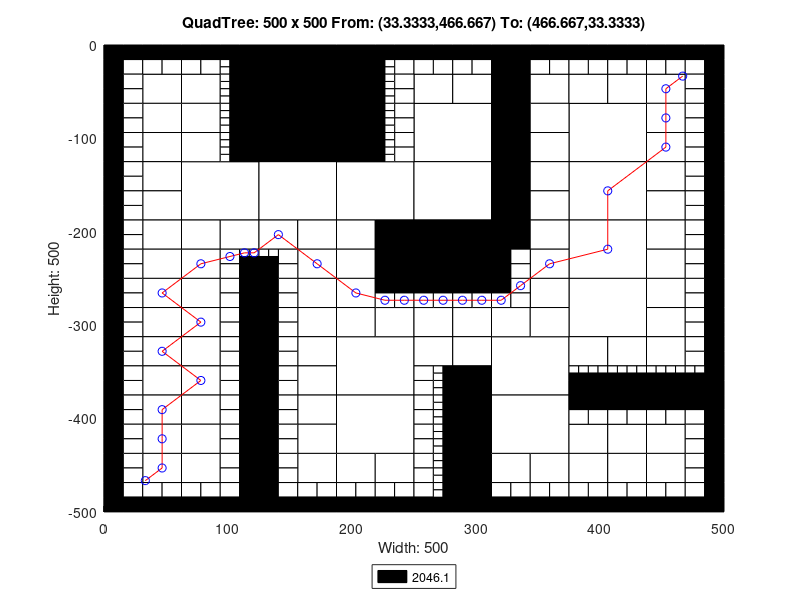

MATLAB code to generate this figure:
axis([0 500 -500 0]);
title('QuadTree: 500 x 500 From: (33.3333,466.667) To: (466.667,33.3333)');
xlabel('Width: 500');
ylabel('Height: 500');
rectangle('Position',[125 -62.5 62.5 62.5], 'FaceColor',[0 0 0]);
rectangle('Position',[125 -125 62.5 62.5], 'FaceColor',[0 0 0]);
rectangle('Position',[62.5 -187.5 62.5 62.5], 'FaceColor',[1 1 1]);
rectangle('Position',[125 -187.5 62.5 62.5], 'FaceColor',[1 1 1]);
rectangle('Position',[187.5 -187.5 62.5 62.5], 'FaceColor',[1 1 1]);
rectangle('Position',[250 -125 62.5 62.5], 'FaceColor',[1 1 1]);
rectangle('Position',[375 -125 62.5 62.5], 'FaceColor',[1 1 1]);
rectangle('Position',[250 -187.5 62.5 62.5], 'FaceColor',[1 1 1]);
rectangle('Position',[250 -250 62.5 62.5], 'FaceColor',[0 0 0]);
rectangle('Position',[375 -187.5 62.5 62.5], 'FaceColor',[1 1 1]);
rectangle('Position',[375 -250 62.5 62.5], 'FaceColor',[1 1 1]);
rectangle('Position',[187.5 -375 62.5 62.5], 'FaceColor',[1 1 1]);
rectangle('Position',[187.5 -437.5 62.5 62.5], 'FaceColor',[1 1 1]);
rectangle('Position',[312.5 -375 62.5 62.5], 'FaceColor',[1 1 1]);
rectangle('Position',[375 -312.5 62.5 62.5], 'FaceColor',[1 1 1]);
rectangle('Position',[312.5 -437.5 62.5 62.5], 'FaceColor',[1 1 1]);
rectangle('Position',[31.25 -62.5 31.25 31.25], 'FaceColor',[1 1 1]);
rectangle('Position',[62.5 -62.5 31.25 31.25], 'FaceColor',[1 1 1]);
rectangle('Position',[31.25 -93.75 31.25 31.25], 'FaceColor',[1 1 1]);
rectangle('Position',[31.25 -125 31.25 31.25], 'FaceColor',[1 1 1]);
rectangle('Position',[62.5 -93.75 31.25 31.25], 'FaceColor',[1 1 1]);
rectangle('Position',[62.5 -125 31.25 31.25], 'FaceColor',[1 1 1]);
rectangle('Position',[187.5 -31.25 31.25 31.25], 'FaceColor',[0 0 0]);
rectangle('Position',[187.5 -62.5 31.25 31.25], 'FaceColor',[0 0 0]);
rectangle('Position',[187.5 -93.75 31.25 31.25], 'FaceColor',[0 0 0]);
rectangle('Position',[187.5 -125 31.25 31.25], 'FaceColor',[0 0 0]);
rectangle('Position',[31.25 -156.25 31.25 31.25], 'FaceColor',[1 1 1]);
rectangle('Position',[31.25 -187.5 31.25 31.25], 'FaceColor',[1 1 1]);
rectangle('Position',[31.25 -218.75 31.25 31.25], 'FaceColor',[1 1 1]);
rectangle('Position',[31.25 -250 31.25 31.25], 'FaceColor',[1 1 1]);
rectangle('Position',[62.5 -218.75 31.25 31.25], 'FaceColor',[1 1 1]);
rectangle('Position',[93.75 -218.75 31.25 31.25], 'FaceColor',[1 1 1]);
rectangle('Position',[62.5 -250 31.25 31.25], 'FaceColor',[1 1 1]);
rectangle('Position',[125 -218.75 31.25 31.25], 'FaceColor',[1 1 1]);
rectangle('Position',[156.25 -218.75 31.25 31.25], 'FaceColor',[1 1 1]);
rectangle('Position',[156.25 -250 31.25 31.25], 'FaceColor',[1 1 1]);
rectangle('Position',[187.5 -218.75 31.25 31.25], 'FaceColor',[1 1 1]);
rectangle('Position',[218.75 -218.75 31.25 31.25], 'FaceColor',[0 0 0]);
rectangle('Position',[187.5 -250 31.25 31.25], 'FaceColor',[1 1 1]);
rectangle('Position',[218.75 -250 31.25 31.25], 'FaceColor',[0 0 0]);
rectangle('Position',[250 -62.5 31.25 31.25], 'FaceColor',[1 1 1]);
rectangle('Position',[281.25 -62.5 31.25 31.25], 'FaceColor',[1 1 1]);
rectangle('Position',[312.5 -31.25 31.25 31.25], 'FaceColor',[0 0 0]);
rectangle('Position',[312.5 -62.5 31.25 31.25], 'FaceColor',[0 0 0]);
rectangle('Position',[343.75 -62.5 31.25 31.25], 'FaceColor',[1 1 1]);
rectangle('Position',[312.5 -93.75 31.25 31.25], 'FaceColor',[0 0 0]);
rectangle('Position',[343.75 -93.75 31.25 31.25], 'FaceColor',[1 1 1]);
rectangle('Position',[312.5 -125 31.25 31.25], 'FaceColor',[0 0 0]);
rectangle('Position',[343.75 -125 31.25 31.25], 'FaceColor',[1 1 1]);
rectangle('Position',[375 -62.5 31.25 31.25], 'FaceColor',[1 1 1]);
rectangle('Position',[406.25 -62.5 31.25 31.25], 'FaceColor',[1 1 1]);
rectangle('Position',[437.5 -62.5 31.25 31.25], 'FaceColor',[1 1 1]);
rectangle('Position',[437.5 -93.75 31.25 31.25], 'FaceColor',[1 1 1]);
rectangle('Position',[437.5 -125 31.25 31.25], 'FaceColor',[1 1 1]);
rectangle('Position',[312.5 -156.25 31.25 31.25], 'FaceColor',[0 0 0]);
rectangle('Position',[343.75 -156.25 31.25 31.25], 'FaceColor',[1 1 1]);
rectangle('Position',[312.5 -187.5 31.25 31.25], 'FaceColor',[0 0 0]);
rectangle('Position',[343.75 -187.5 31.25 31.25], 'FaceColor',[1 1 1]);
rectangle('Position',[312.5 -218.75 31.25 31.25], 'FaceColor',[0 0 0]);
rectangle('Position',[343.75 -218.75 31.25 31.25], 'FaceColor',[1 1 1]);
rectangle('Position',[343.75 -250 31.25 31.25], 'FaceColor',[1 1 1]);
rectangle('Position',[437.5 -156.25 31.25 31.25], 'FaceColor',[1 1 1]);
rectangle('Position',[437.5 -187.5 31.25 31.25], 'FaceColor',[1 1 1]);
rectangle('Position',[437.5 -218.75 31.25 31.25], 'FaceColor',[1 1 1]);
rectangle('Position',[437.5 -250 31.25 31.25], 'FaceColor',[1 1 1]);
rectangle('Position',[31.25 -281.25 31.25 31.25], 'FaceColor',[1 1 1]);
rectangle('Position',[31.25 -312.5 31.25 31.25], 'FaceColor',[1 1 1]);
rectangle('Position',[62.5 -281.25 31.25 31.25], 'FaceColor',[1 1 1]);
rectangle('Position',[62.5 -312.5 31.25 31.25], 'FaceColor',[1 1 1]);
rectangle('Position',[31.25 -343.75 31.25 31.25], 'FaceColor',[1 1 1]);
rectangle('Position',[31.25 -375 31.25 31.25], 'FaceColor',[1 1 1]);
rectangle('Position',[62.5 -343.75 31.25 31.25], 'FaceColor',[1 1 1]);
rectangle('Position',[62.5 -375 31.25 31.25], 'FaceColor',[1 1 1]);
rectangle('Position',[156.25 -281.25 31.25 31.25], 'FaceColor',[1 1 1]);
rectangle('Position',[156.25 -312.5 31.25 31.25], 'FaceColor',[1 1 1]);
rectangle('Position',[187.5 -281.25 31.25 31.25], 'FaceColor',[1 1 1]);
rectangle('Position',[187.5 -312.5 31.25 31.25], 'FaceColor',[1 1 1]);
rectangle('Position',[218.75 -312.5 31.25 31.25], 'FaceColor',[1 1 1]);
rectangle('Position',[156.25 -343.75 31.25 31.25], 'FaceColor',[1 1 1]);
rectangle('Position',[156.25 -375 31.25 31.25], 'FaceColor',[1 1 1]);
rectangle('Position',[31.25 -406.25 31.25 31.25], 'FaceColor',[1 1 1]);
rectangle('Position',[31.25 -437.5 31.25 31.25], 'FaceColor',[1 1 1]);
rectangle('Position',[62.5 -406.25 31.25 31.25], 'FaceColor',[1 1 1]);
rectangle('Position',[62.5 -437.5 31.25 31.25], 'FaceColor',[1 1 1]);
rectangle('Position',[31.25 -468.75 31.25 31.25], 'FaceColor',[1 1 1]);
rectangle('Position',[62.5 -468.75 31.25 31.25], 'FaceColor',[1 1 1]);
rectangle('Position',[156.25 -406.25 31.25 31.25], 'FaceColor',[1 1 1]);
rectangle('Position',[156.25 -437.5 31.25 31.25], 'FaceColor',[1 1 1]);
rectangle('Position',[156.25 -468.75 31.25 31.25], 'FaceColor',[1 1 1]);
rectangle('Position',[187.5 -468.75 31.25 31.25], 'FaceColor',[1 1 1]);
rectangle('Position',[218.75 -468.75 31.25 31.25], 'FaceColor',[1 1 1]);
rectangle('Position',[250 -312.5 31.25 31.25], 'FaceColor',[1 1 1]);
rectangle('Position',[281.25 -312.5 31.25 31.25], 'FaceColor',[1 1 1]);
rectangle('Position',[343.75 -281.25 31.25 31.25], 'FaceColor',[1 1 1]);
rectangle('Position',[312.5 -312.5 31.25 31.25], 'FaceColor',[1 1 1]);
rectangle('Position',[343.75 -312.5 31.25 31.25], 'FaceColor',[1 1 1]);
rectangle('Position',[250 -343.75 31.25 31.25], 'FaceColor',[1 1 1]);
rectangle('Position',[281.25 -343.75 31.25 31.25], 'FaceColor',[1 1 1]);
rectangle('Position',[281.25 -375 31.25 31.25], 'FaceColor',[0 0 0]);
rectangle('Position',[437.5 -281.25 31.25 31.25], 'FaceColor',[1 1 1]);
rectangle('Position',[437.5 -312.5 31.25 31.25], 'FaceColor',[1 1 1]);
rectangle('Position',[375 -343.75 31.25 31.25], 'FaceColor',[1 1 1]);
rectangle('Position',[406.25 -343.75 31.25 31.25], 'FaceColor',[1 1 1]);
rectangle('Position',[437.5 -343.75 31.25 31.25], 'FaceColor',[1 1 1]);
rectangle('Position',[281.25 -406.25 31.25 31.25], 'FaceColor',[0 0 0]);
rectangle('Position',[281.25 -437.5 31.25 31.25], 'FaceColor',[0 0 0]);
rectangle('Position',[281.25 -468.75 31.25 31.25], 'FaceColor',[0 0 0]);
rectangle('Position',[281.25 -500 31.25 31.25], 'FaceColor',[0 0 0]);
rectangle('Position',[312.5 -468.75 31.25 31.25], 'FaceColor',[1 1 1]);
rectangle('Position',[343.75 -468.75 31.25 31.25], 'FaceColor',[1 1 1]);
rectangle('Position',[375 -437.5 31.25 31.25], 'FaceColor',[1 1 1]);
rectangle('Position',[406.25 -437.5 31.25 31.25], 'FaceColor',[1 1 1]);
rectangle('Position',[437.5 -437.5 31.25 31.25], 'FaceColor',[1 1 1]);
rectangle('Position',[375 -468.75 31.25 31.25], 'FaceColor',[1 1 1]);
rectangle('Position',[406.25 -468.75 31.25 31.25], 'FaceColor',[1 1 1]);
rectangle('Position',[437.5 -468.75 31.25 31.25], 'FaceColor',[1 1 1]);
rectangle('Position',[0 -15.625 15.625 15.625], 'FaceColor',[0 0 0]);
rectangle('Position',[15.625 -15.625 15.625 15.625], 'FaceColor',[0 0 0]);
rectangle('Position',[0 -31.25 15.625 15.625], 'FaceColor',[0 0 0]);
rectangle('Position',[15.625 -31.25 15.625 15.625], 'FaceColor',[1 1 1]);
rectangle('Position',[31.25 -15.625 15.625 15.625], 'FaceColor',[0 0 0]);
rectangle('Position',[46.875 -15.625 15.625 15.625], 'FaceColor',[0 0 0]);
rectangle('Position',[31.25 -31.25 15.625 15.625], 'FaceColor',[1 1 1]);
rectangle('Position',[46.875 -31.25 15.625 15.625], 'FaceColor',[1 1 1]);
rectangle('Position',[0 -46.875 15.625 15.625], 'FaceColor',[0 0 0]);
rectangle('Position',[15.625 -46.875 15.625 15.625], 'FaceColor',[1 1 1]);
rectangle('Position',[0 -62.5 15.625 15.625], 'FaceColor',[0 0 0]);
rectangle('Position',[15.625 -62.5 15.625 15.625], 'FaceColor',[1 1 1]);
rectangle('Position',[62.5 -15.625 15.625 15.625], 'FaceColor',[0 0 0]);
rectangle('Position',[78.125 -15.625 15.625 15.625], 'FaceColor',[0 0 0]);
rectangle('Position',[62.5 -31.25 15.625 15.625], 'FaceColor',[1 1 1]);
rectangle('Position',[78.125 -31.25 15.625 15.625], 'FaceColor',[1 1 1]);
rectangle('Position',[93.75 -15.625 15.625 15.625], 'FaceColor',[0 0 0]);
rectangle('Position',[109.375 -15.625 15.625 15.625], 'FaceColor',[0 0 0]);
rectangle('Position',[109.375 -31.25 15.625 15.625], 'FaceColor',[0 0 0]);
rectangle('Position',[109.375 -46.875 15.625 15.625], 'FaceColor',[0 0 0]);
rectangle('Position',[109.375 -62.5 15.625 15.625], 'FaceColor',[0 0 0]);
rectangle('Position',[0 -78.125 15.625 15.625], 'FaceColor',[0 0 0]);
rectangle('Position',[15.625 -78.125 15.625 15.625], 'FaceColor',[1 1 1]);
rectangle('Position',[0 -93.75 15.625 15.625], 'FaceColor',[0 0 0]);
rectangle('Position',[15.625 -93.75 15.625 15.625], 'FaceColor',[1 1 1]);
rectangle('Position',[0 -109.375 15.625 15.625], 'FaceColor',[0 0 0]);
rectangle('Position',[15.625 -109.375 15.625 15.625], 'FaceColor',[1 1 1]);
rectangle('Position',[0 -125 15.625 15.625], 'FaceColor',[0 0 0]);
rectangle('Position',[15.625 -125 15.625 15.625], 'FaceColor',[1 1 1]);
rectangle('Position',[109.375 -78.125 15.625 15.625], 'FaceColor',[0 0 0]);
rectangle('Position',[109.375 -93.75 15.625 15.625], 'FaceColor',[0 0 0]);
rectangle('Position',[109.375 -109.375 15.625 15.625], 'FaceColor',[0 0 0]);
rectangle('Position',[109.375 -125 15.625 15.625], 'FaceColor',[0 0 0]);
rectangle('Position',[218.75 -15.625 15.625 15.625], 'FaceColor',[0 0 0]);
rectangle('Position',[234.375 -15.625 15.625 15.625], 'FaceColor',[0 0 0]);
rectangle('Position',[234.375 -31.25 15.625 15.625], 'FaceColor',[1 1 1]);
rectangle('Position',[234.375 -46.875 15.625 15.625], 'FaceColor',[1 1 1]);
rectangle('Position',[234.375 -62.5 15.625 15.625], 'FaceColor',[1 1 1]);
rectangle('Position',[234.375 -78.125 15.625 15.625], 'FaceColor',[1 1 1]);
rectangle('Position',[234.375 -93.75 15.625 15.625], 'FaceColor',[1 1 1]);
rectangle('Position',[234.375 -109.375 15.625 15.625], 'FaceColor',[1 1 1]);
rectangle('Position',[234.375 -125 15.625 15.625], 'FaceColor',[1 1 1]);
rectangle('Position',[0 -140.625 15.625 15.625], 'FaceColor',[0 0 0]);
rectangle('Position',[15.625 -140.625 15.625 15.625], 'FaceColor',[1 1 1]);
rectangle('Position',[0 -156.25 15.625 15.625], 'FaceColor',[0 0 0]);
rectangle('Position',[15.625 -156.25 15.625 15.625], 'FaceColor',[1 1 1]);
rectangle('Position',[0 -171.875 15.625 15.625], 'FaceColor',[0 0 0]);
rectangle('Position',[15.625 -171.875 15.625 15.625], 'FaceColor',[1 1 1]);
rectangle('Position',[0 -187.5 15.625 15.625], 'FaceColor',[0 0 0]);
rectangle('Position',[15.625 -187.5 15.625 15.625], 'FaceColor',[1 1 1]);
rectangle('Position',[0 -203.125 15.625 15.625], 'FaceColor',[0 0 0]);
rectangle('Position',[15.625 -203.125 15.625 15.625], 'FaceColor',[1 1 1]);
rectangle('Position',[0 -218.75 15.625 15.625], 'FaceColor',[0 0 0]);
rectangle('Position',[15.625 -218.75 15.625 15.625], 'FaceColor',[1 1 1]);
rectangle('Position',[0 -234.375 15.625 15.625], 'FaceColor',[0 0 0]);
rectangle('Position',[15.625 -234.375 15.625 15.625], 'FaceColor',[1 1 1]);
rectangle('Position',[0 -250 15.625 15.625], 'FaceColor',[0 0 0]);
rectangle('Position',[15.625 -250 15.625 15.625], 'FaceColor',[1 1 1]);
rectangle('Position',[93.75 -234.375 15.625 15.625], 'FaceColor',[1 1 1]);
rectangle('Position',[93.75 -250 15.625 15.625], 'FaceColor',[1 1 1]);
rectangle('Position',[109.375 -250 15.625 15.625], 'FaceColor',[0 0 0]);
rectangle('Position',[140.625 -234.375 15.625 15.625], 'FaceColor',[1 1 1]);
rectangle('Position',[125 -250 15.625 15.625], 'FaceColor',[0 0 0]);
rectangle('Position',[140.625 -250 15.625 15.625], 'FaceColor',[1 1 1]);
rectangle('Position',[250 -15.625 15.625 15.625], 'FaceColor',[0 0 0]);
rectangle('Position',[265.625 -15.625 15.625 15.625], 'FaceColor',[0 0 0]);
rectangle('Position',[250 -31.25 15.625 15.625], 'FaceColor',[1 1 1]);
rectangle('Position',[265.625 -31.25 15.625 15.625], 'FaceColor',[1 1 1]);
rectangle('Position',[281.25 -15.625 15.625 15.625], 'FaceColor',[0 0 0]);
rectangle('Position',[296.875 -15.625 15.625 15.625], 'FaceColor',[0 0 0]);
rectangle('Position',[281.25 -31.25 15.625 15.625], 'FaceColor',[1 1 1]);
rectangle('Position',[296.875 -31.25 15.625 15.625], 'FaceColor',[1 1 1]);
rectangle('Position',[343.75 -15.625 15.625 15.625], 'FaceColor',[0 0 0]);
rectangle('Position',[359.375 -15.625 15.625 15.625], 'FaceColor',[0 0 0]);
rectangle('Position',[343.75 -31.25 15.625 15.625], 'FaceColor',[1 1 1]);
rectangle('Position',[359.375 -31.25 15.625 15.625], 'FaceColor',[1 1 1]);
rectangle('Position',[375 -15.625 15.625 15.625], 'FaceColor',[0 0 0]);
rectangle('Position',[390.625 -15.625 15.625 15.625], 'FaceColor',[0 0 0]);
rectangle('Position',[375 -31.25 15.625 15.625], 'FaceColor',[1 1 1]);
rectangle('Position',[390.625 -31.25 15.625 15.625], 'FaceColor',[1 1 1]);
rectangle('Position',[406.25 -15.625 15.625 15.625], 'FaceColor',[0 0 0]);
rectangle('Position',[421.875 -15.625 15.625 15.625], 'FaceColor',[0 0 0]);
rectangle('Position',[406.25 -31.25 15.625 15.625], 'FaceColor',[1 1 1]);
rectangle('Position',[421.875 -31.25 15.625 15.625], 'FaceColor',[1 1 1]);
rectangle('Position',[437.5 -15.625 15.625 15.625], 'FaceColor',[0 0 0]);
rectangle('Position',[453.125 -15.625 15.625 15.625], 'FaceColor',[0 0 0]);
rectangle('Position',[437.5 -31.25 15.625 15.625], 'FaceColor',[1 1 1]);
rectangle('Position',[453.125 -31.25 15.625 15.625], 'FaceColor',[1 1 1]);
rectangle('Position',[468.75 -15.625 15.625 15.625], 'FaceColor',[0 0 0]);
rectangle('Position',[484.375 -15.625 15.625 15.625], 'FaceColor',[0 0 0]);
rectangle('Position',[468.75 -31.25 15.625 15.625], 'FaceColor',[1 1 1]);
rectangle('Position',[484.375 -31.25 15.625 15.625], 'FaceColor',[0 0 0]);
rectangle('Position',[468.75 -46.875 15.625 15.625], 'FaceColor',[1 1 1]);
rectangle('Position',[484.375 -46.875 15.625 15.625], 'FaceColor',[0 0 0]);
rectangle('Position',[468.75 -62.5 15.625 15.625], 'FaceColor',[1 1 1]);
rectangle('Position',[484.375 -62.5 15.625 15.625], 'FaceColor',[0 0 0]);
rectangle('Position',[468.75 -78.125 15.625 15.625], 'FaceColor',[1 1 1]);
rectangle('Position',[484.375 -78.125 15.625 15.625], 'FaceColor',[0 0 0]);
rectangle('Position',[468.75 -93.75 15.625 15.625], 'FaceColor',[1 1 1]);
rectangle('Position',[484.375 -93.75 15.625 15.625], 'FaceColor',[0 0 0]);
rectangle('Position',[468.75 -109.375 15.625 15.625], 'FaceColor',[1 1 1]);
rectangle('Position',[484.375 -109.375 15.625 15.625], 'FaceColor',[0 0 0]);
rectangle('Position',[468.75 -125 15.625 15.625], 'FaceColor',[1 1 1]);
rectangle('Position',[484.375 -125 15.625 15.625], 'FaceColor',[0 0 0]);
rectangle('Position',[312.5 -234.375 15.625 15.625], 'FaceColor',[0 0 0]);
rectangle('Position',[328.125 -234.375 15.625 15.625], 'FaceColor',[1 1 1]);
rectangle('Position',[312.5 -250 15.625 15.625], 'FaceColor',[0 0 0]);
rectangle('Position',[328.125 -250 15.625 15.625], 'FaceColor',[1 1 1]);
rectangle('Position',[468.75 -140.625 15.625 15.625], 'FaceColor',[1 1 1]);
rectangle('Position',[484.375 -140.625 15.625 15.625], 'FaceColor',[0 0 0]);
rectangle('Position',[468.75 -156.25 15.625 15.625], 'FaceColor',[1 1 1]);
rectangle('Position',[484.375 -156.25 15.625 15.625], 'FaceColor',[0 0 0]);
rectangle('Position',[468.75 -171.875 15.625 15.625], 'FaceColor',[1 1 1]);
rectangle('Position',[484.375 -171.875 15.625 15.625], 'FaceColor',[0 0 0]);
rectangle('Position',[468.75 -187.5 15.625 15.625], 'FaceColor',[1 1 1]);
rectangle('Position',[484.375 -187.5 15.625 15.625], 'FaceColor',[0 0 0]);
rectangle('Position',[468.75 -203.125 15.625 15.625], 'FaceColor',[1 1 1]);
rectangle('Position',[484.375 -203.125 15.625 15.625], 'FaceColor',[0 0 0]);
rectangle('Position',[468.75 -218.75 15.625 15.625], 'FaceColor',[1 1 1]);
rectangle('Position',[484.375 -218.75 15.625 15.625], 'FaceColor',[0 0 0]);
rectangle('Position',[468.75 -234.375 15.625 15.625], 'FaceColor',[1 1 1]);
rectangle('Position',[484.375 -234.375 15.625 15.625], 'FaceColor',[0 0 0]);
rectangle('Position',[468.75 -250 15.625 15.625], 'FaceColor',[1 1 1]);
rectangle('Position',[484.375 -250 15.625 15.625], 'FaceColor',[0 0 0]);
rectangle('Position',[0 -265.625 15.625 15.625], 'FaceColor',[0 0 0]);
rectangle('Position',[15.625 -265.625 15.625 15.625], 'FaceColor',[1 1 1]);
rectangle('Position',[0 -281.25 15.625 15.625], 'FaceColor',[0 0 0]);
rectangle('Position',[15.625 -281.25 15.625 15.625], 'FaceColor',[1 1 1]);
rectangle('Position',[0 -296.875 15.625 15.625], 'FaceColor',[0 0 0]);
rectangle('Position',[15.625 -296.875 15.625 15.625], 'FaceColor',[1 1 1]);
rectangle('Position',[0 -312.5 15.625 15.625], 'FaceColor',[0 0 0]);
rectangle('Position',[15.625 -312.5 15.625 15.625], 'FaceColor',[1 1 1]);
rectangle('Position',[93.75 -265.625 15.625 15.625], 'FaceColor',[1 1 1]);
rectangle('Position',[109.375 -265.625 15.625 15.625], 'FaceColor',[0 0 0]);
rectangle('Position',[93.75 -281.25 15.625 15.625], 'FaceColor',[1 1 1]);
rectangle('Position',[109.375 -281.25 15.625 15.625], 'FaceColor',[0 0 0]);
rectangle('Position',[93.75 -296.875 15.625 15.625], 'FaceColor',[1 1 1]);
rectangle('Position',[109.375 -296.875 15.625 15.625], 'FaceColor',[0 0 0]);
rectangle('Position',[93.75 -312.5 15.625 15.625], 'FaceColor',[1 1 1]);
rectangle('Position',[109.375 -312.5 15.625 15.625], 'FaceColor',[0 0 0]);
rectangle('Position',[0 -328.125 15.625 15.625], 'FaceColor',[0 0 0]);
rectangle('Position',[15.625 -328.125 15.625 15.625], 'FaceColor',[1 1 1]);
rectangle('Position',[0 -343.75 15.625 15.625], 'FaceColor',[0 0 0]);
rectangle('Position',[15.625 -343.75 15.625 15.625], 'FaceColor',[1 1 1]);
rectangle('Position',[0 -359.375 15.625 15.625], 'FaceColor',[0 0 0]);
rectangle('Position',[15.625 -359.375 15.625 15.625], 'FaceColor',[1 1 1]);
rectangle('Position',[0 -375 15.625 15.625], 'FaceColor',[0 0 0]);
rectangle('Position',[15.625 -375 15.625 15.625], 'FaceColor',[1 1 1]);
rectangle('Position',[93.75 -328.125 15.625 15.625], 'FaceColor',[1 1 1]);
rectangle('Position',[109.375 -328.125 15.625 15.625], 'FaceColor',[0 0 0]);
rectangle('Position',[93.75 -343.75 15.625 15.625], 'FaceColor',[1 1 1]);
rectangle('Position',[109.375 -343.75 15.625 15.625], 'FaceColor',[0 0 0]);
rectangle('Position',[93.75 -359.375 15.625 15.625], 'FaceColor',[1 1 1]);
rectangle('Position',[109.375 -359.375 15.625 15.625], 'FaceColor',[0 0 0]);
rectangle('Position',[93.75 -375 15.625 15.625], 'FaceColor',[1 1 1]);
rectangle('Position',[109.375 -375 15.625 15.625], 'FaceColor',[0 0 0]);
rectangle('Position',[125 -265.625 15.625 15.625], 'FaceColor',[0 0 0]);
rectangle('Position',[140.625 -265.625 15.625 15.625], 'FaceColor',[1 1 1]);
rectangle('Position',[125 -281.25 15.625 15.625], 'FaceColor',[0 0 0]);
rectangle('Position',[140.625 -281.25 15.625 15.625], 'FaceColor',[1 1 1]);
rectangle('Position',[125 -296.875 15.625 15.625], 'FaceColor',[0 0 0]);
rectangle('Position',[140.625 -296.875 15.625 15.625], 'FaceColor',[1 1 1]);
rectangle('Position',[125 -312.5 15.625 15.625], 'FaceColor',[0 0 0]);
rectangle('Position',[140.625 -312.5 15.625 15.625], 'FaceColor',[1 1 1]);
rectangle('Position',[218.75 -265.625 15.625 15.625], 'FaceColor',[0 0 0]);
rectangle('Position',[234.375 -265.625 15.625 15.625], 'FaceColor',[0 0 0]);
rectangle('Position',[218.75 -281.25 15.625 15.625], 'FaceColor',[1 1 1]);
rectangle('Position',[234.375 -281.25 15.625 15.625], 'FaceColor',[1 1 1]);
rectangle('Position',[125 -328.125 15.625 15.625], 'FaceColor',[0 0 0]);
rectangle('Position',[140.625 -328.125 15.625 15.625], 'FaceColor',[1 1 1]);
rectangle('Position',[125 -343.75 15.625 15.625], 'FaceColor',[0 0 0]);
rectangle('Position',[140.625 -343.75 15.625 15.625], 'FaceColor',[1 1 1]);
rectangle('Position',[125 -359.375 15.625 15.625], 'FaceColor',[0 0 0]);
rectangle('Position',[140.625 -359.375 15.625 15.625], 'FaceColor',[1 1 1]);
rectangle('Position',[125 -375 15.625 15.625], 'FaceColor',[0 0 0]);
rectangle('Position',[140.625 -375 15.625 15.625], 'FaceColor',[1 1 1]);
rectangle('Position',[0 -390.625 15.625 15.625], 'FaceColor',[0 0 0]);
rectangle('Position',[15.625 -390.625 15.625 15.625], 'FaceColor',[1 1 1]);
rectangle('Position',[0 -406.25 15.625 15.625], 'FaceColor',[0 0 0]);
rectangle('Position',[15.625 -406.25 15.625 15.625], 'FaceColor',[1 1 1]);
rectangle('Position',[0 -421.875 15.625 15.625], 'FaceColor',[0 0 0]);
rectangle('Position',[15.625 -421.875 15.625 15.625], 'FaceColor',[1 1 1]);
rectangle('Position',[0 -437.5 15.625 15.625], 'FaceColor',[0 0 0]);
rectangle('Position',[15.625 -437.5 15.625 15.625], 'FaceColor',[1 1 1]);
rectangle('Position',[93.75 -390.625 15.625 15.625], 'FaceColor',[1 1 1]);
rectangle('Position',[109.375 -390.625 15.625 15.625], 'FaceColor',[0 0 0]);
rectangle('Position',[93.75 -406.25 15.625 15.625], 'FaceColor',[1 1 1]);
rectangle('Position',[109.375 -406.25 15.625 15.625], 'FaceColor',[0 0 0]);
rectangle('Position',[93.75 -421.875 15.625 15.625], 'FaceColor',[1 1 1]);
rectangle('Position',[109.375 -421.875 15.625 15.625], 'FaceColor',[0 0 0]);
rectangle('Position',[93.75 -437.5 15.625 15.625], 'FaceColor',[1 1 1]);
rectangle('Position',[109.375 -437.5 15.625 15.625], 'FaceColor',[0 0 0]);
rectangle('Position',[0 -453.125 15.625 15.625], 'FaceColor',[0 0 0]);
rectangle('Position',[15.625 -453.125 15.625 15.625], 'FaceColor',[1 1 1]);
rectangle('Position',[0 -468.75 15.625 15.625], 'FaceColor',[0 0 0]);
rectangle('Position',[15.625 -468.75 15.625 15.625], 'FaceColor',[1 1 1]);
rectangle('Position',[0 -484.375 15.625 15.625], 'FaceColor',[0 0 0]);
rectangle('Position',[15.625 -484.375 15.625 15.625], 'FaceColor',[1 1 1]);
rectangle('Position',[0 -500 15.625 15.625], 'FaceColor',[0 0 0]);
rectangle('Position',[15.625 -500 15.625 15.625], 'FaceColor',[0 0 0]);
rectangle('Position',[31.25 -484.375 15.625 15.625], 'FaceColor',[1 1 1]);
rectangle('Position',[46.875 -484.375 15.625 15.625], 'FaceColor',[1 1 1]);
rectangle('Position',[31.25 -500 15.625 15.625], 'FaceColor',[0 0 0]);
rectangle('Position',[46.875 -500 15.625 15.625], 'FaceColor',[0 0 0]);
rectangle('Position',[93.75 -453.125 15.625 15.625], 'FaceColor',[1 1 1]);
rectangle('Position',[109.375 -453.125 15.625 15.625], 'FaceColor',[0 0 0]);
rectangle('Position',[93.75 -468.75 15.625 15.625], 'FaceColor',[1 1 1]);
rectangle('Position',[109.375 -468.75 15.625 15.625], 'FaceColor',[0 0 0]);
rectangle('Position',[62.5 -484.375 15.625 15.625], 'FaceColor',[1 1 1]);
rectangle('Position',[78.125 -484.375 15.625 15.625], 'FaceColor',[1 1 1]);
rectangle('Position',[62.5 -500 15.625 15.625], 'FaceColor',[0 0 0]);
rectangle('Position',[78.125 -500 15.625 15.625], 'FaceColor',[0 0 0]);
rectangle('Position',[93.75 -484.375 15.625 15.625], 'FaceColor',[1 1 1]);
rectangle('Position',[109.375 -484.375 15.625 15.625], 'FaceColor',[0 0 0]);
rectangle('Position',[93.75 -500 15.625 15.625], 'FaceColor',[0 0 0]);
rectangle('Position',[109.375 -500 15.625 15.625], 'FaceColor',[0 0 0]);
rectangle('Position',[125 -390.625 15.625 15.625], 'FaceColor',[0 0 0]);
rectangle('Position',[140.625 -390.625 15.625 15.625], 'FaceColor',[1 1 1]);
rectangle('Position',[125 -406.25 15.625 15.625], 'FaceColor',[0 0 0]);
rectangle('Position',[140.625 -406.25 15.625 15.625], 'FaceColor',[1 1 1]);
rectangle('Position',[125 -421.875 15.625 15.625], 'FaceColor',[0 0 0]);
rectangle('Position',[140.625 -421.875 15.625 15.625], 'FaceColor',[1 1 1]);
rectangle('Position',[125 -437.5 15.625 15.625], 'FaceColor',[0 0 0]);
rectangle('Position',[140.625 -437.5 15.625 15.625], 'FaceColor',[1 1 1]);
rectangle('Position',[125 -453.125 15.625 15.625], 'FaceColor',[0 0 0]);
rectangle('Position',[140.625 -453.125 15.625 15.625], 'FaceColor',[1 1 1]);
rectangle('Position',[125 -468.75 15.625 15.625], 'FaceColor',[0 0 0]);
rectangle('Position',[140.625 -468.75 15.625 15.625], 'FaceColor',[1 1 1]);
rectangle('Position',[125 -484.375 15.625 15.625], 'FaceColor',[0 0 0]);
rectangle('Position',[140.625 -484.375 15.625 15.625], 'FaceColor',[1 1 1]);
rectangle('Position',[125 -500 15.625 15.625], 'FaceColor',[0 0 0]);
rectangle('Position',[140.625 -500 15.625 15.625], 'FaceColor',[0 0 0]);
rectangle('Position',[156.25 -484.375 15.625 15.625], 'FaceColor',[1 1 1]);
rectangle('Position',[171.875 -484.375 15.625 15.625], 'FaceColor',[1 1 1]);
rectangle('Position',[156.25 -500 15.625 15.625], 'FaceColor',[0 0 0]);
rectangle('Position',[171.875 -500 15.625 15.625], 'FaceColor',[0 0 0]);
rectangle('Position',[187.5 -484.375 15.625 15.625], 'FaceColor',[1 1 1]);
rectangle('Position',[203.125 -484.375 15.625 15.625], 'FaceColor',[1 1 1]);
rectangle('Position',[187.5 -500 15.625 15.625], 'FaceColor',[0 0 0]);
rectangle('Position',[203.125 -500 15.625 15.625], 'FaceColor',[0 0 0]);
rectangle('Position',[218.75 -484.375 15.625 15.625], 'FaceColor',[1 1 1]);
rectangle('Position',[234.375 -484.375 15.625 15.625], 'FaceColor',[1 1 1]);
rectangle('Position',[218.75 -500 15.625 15.625], 'FaceColor',[0 0 0]);
rectangle('Position',[234.375 -500 15.625 15.625], 'FaceColor',[0 0 0]);
rectangle('Position',[250 -265.625 15.625 15.625], 'FaceColor',[0 0 0]);
rectangle('Position',[265.625 -265.625 15.625 15.625], 'FaceColor',[0 0 0]);
rectangle('Position',[250 -281.25 15.625 15.625], 'FaceColor',[1 1 1]);
rectangle('Position',[265.625 -281.25 15.625 15.625], 'FaceColor',[1 1 1]);
rectangle('Position',[281.25 -265.625 15.625 15.625], 'FaceColor',[0 0 0]);
rectangle('Position',[296.875 -265.625 15.625 15.625], 'FaceColor',[0 0 0]);
rectangle('Position',[281.25 -281.25 15.625 15.625], 'FaceColor',[1 1 1]);
rectangle('Position',[296.875 -281.25 15.625 15.625], 'FaceColor',[1 1 1]);
rectangle('Position',[312.5 -265.625 15.625 15.625], 'FaceColor',[0 0 0]);
rectangle('Position',[328.125 -265.625 15.625 15.625], 'FaceColor',[1 1 1]);
rectangle('Position',[312.5 -281.25 15.625 15.625], 'FaceColor',[1 1 1]);
rectangle('Position',[328.125 -281.25 15.625 15.625], 'FaceColor',[1 1 1]);
rectangle('Position',[250 -359.375 15.625 15.625], 'FaceColor',[1 1 1]);
rectangle('Position',[250 -375 15.625 15.625], 'FaceColor',[1 1 1]);
rectangle('Position',[468.75 -265.625 15.625 15.625], 'FaceColor',[1 1 1]);
rectangle('Position',[484.375 -265.625 15.625 15.625], 'FaceColor',[0 0 0]);
rectangle('Position',[468.75 -281.25 15.625 15.625], 'FaceColor',[1 1 1]);
rectangle('Position',[484.375 -281.25 15.625 15.625], 'FaceColor',[0 0 0]);
rectangle('Position',[468.75 -296.875 15.625 15.625], 'FaceColor',[1 1 1]);
rectangle('Position',[484.375 -296.875 15.625 15.625], 'FaceColor',[0 0 0]);
rectangle('Position',[468.75 -312.5 15.625 15.625], 'FaceColor',[1 1 1]);
rectangle('Position',[484.375 -312.5 15.625 15.625], 'FaceColor',[0 0 0]);
rectangle('Position',[375 -375 15.625 15.625], 'FaceColor',[0 0 0]);
rectangle('Position',[390.625 -375 15.625 15.625], 'FaceColor',[0 0 0]);
rectangle('Position',[406.25 -375 15.625 15.625], 'FaceColor',[0 0 0]);
rectangle('Position',[421.875 -375 15.625 15.625], 'FaceColor',[0 0 0]);
rectangle('Position',[468.75 -328.125 15.625 15.625], 'FaceColor',[1 1 1]);
rectangle('Position',[484.375 -328.125 15.625 15.625], 'FaceColor',[0 0 0]);
rectangle('Position',[468.75 -343.75 15.625 15.625], 'FaceColor',[1 1 1]);
rectangle('Position',[484.375 -343.75 15.625 15.625], 'FaceColor',[0 0 0]);
rectangle('Position',[437.5 -375 15.625 15.625], 'FaceColor',[0 0 0]);
rectangle('Position',[453.125 -375 15.625 15.625], 'FaceColor',[0 0 0]);
rectangle('Position',[484.375 -359.375 15.625 15.625], 'FaceColor',[0 0 0]);
rectangle('Position',[468.75 -375 15.625 15.625], 'FaceColor',[0 0 0]);
rectangle('Position',[484.375 -375 15.625 15.625], 'FaceColor',[0 0 0]);
rectangle('Position',[250 -390.625 15.625 15.625], 'FaceColor',[1 1 1]);
rectangle('Position',[250 -406.25 15.625 15.625], 'FaceColor',[1 1 1]);
rectangle('Position',[250 -421.875 15.625 15.625], 'FaceColor',[1 1 1]);
rectangle('Position',[250 -437.5 15.625 15.625], 'FaceColor',[1 1 1]);
rectangle('Position',[250 -453.125 15.625 15.625], 'FaceColor',[1 1 1]);
rectangle('Position',[250 -468.75 15.625 15.625], 'FaceColor',[1 1 1]);
rectangle('Position',[250 -484.375 15.625 15.625], 'FaceColor',[1 1 1]);
rectangle('Position',[250 -500 15.625 15.625], 'FaceColor',[0 0 0]);
rectangle('Position',[265.625 -500 15.625 15.625], 'FaceColor',[0 0 0]);
rectangle('Position',[312.5 -484.375 15.625 15.625], 'FaceColor',[1 1 1]);
rectangle('Position',[328.125 -484.375 15.625 15.625], 'FaceColor',[1 1 1]);
rectangle('Position',[312.5 -500 15.625 15.625], 'FaceColor',[0 0 0]);
rectangle('Position',[328.125 -500 15.625 15.625], 'FaceColor',[0 0 0]);
rectangle('Position',[343.75 -484.375 15.625 15.625], 'FaceColor',[1 1 1]);
rectangle('Position',[359.375 -484.375 15.625 15.625], 'FaceColor',[1 1 1]);
rectangle('Position',[343.75 -500 15.625 15.625], 'FaceColor',[0 0 0]);
rectangle('Position',[359.375 -500 15.625 15.625], 'FaceColor',[0 0 0]);
rectangle('Position',[375 -390.625 15.625 15.625], 'FaceColor',[0 0 0]);
rectangle('Position',[390.625 -390.625 15.625 15.625], 'FaceColor',[0 0 0]);
rectangle('Position',[375 -406.25 15.625 15.625], 'FaceColor',[1 1 1]);
rectangle('Position',[390.625 -406.25 15.625 15.625], 'FaceColor',[1 1 1]);
rectangle('Position',[406.25 -390.625 15.625 15.625], 'FaceColor',[0 0 0]);
rectangle('Position',[421.875 -390.625 15.625 15.625], 'FaceColor',[0 0 0]);
rectangle('Position',[406.25 -406.25 15.625 15.625], 'FaceColor',[1 1 1]);
rectangle('Position',[421.875 -406.25 15.625 15.625], 'FaceColor',[1 1 1]);
rectangle('Position',[437.5 -390.625 15.625 15.625], 'FaceColor',[0 0 0]);
rectangle('Position',[453.125 -390.625 15.625 15.625], 'FaceColor',[0 0 0]);
rectangle('Position',[437.5 -406.25 15.625 15.625], 'FaceColor',[1 1 1]);
rectangle('Position',[453.125 -406.25 15.625 15.625], 'FaceColor',[1 1 1]);
rectangle('Position',[468.75 -390.625 15.625 15.625], 'FaceColor',[0 0 0]);
rectangle('Position',[484.375 -390.625 15.625 15.625], 'FaceColor',[0 0 0]);
rectangle('Position',[468.75 -406.25 15.625 15.625], 'FaceColor',[1 1 1]);
rectangle('Position',[484.375 -406.25 15.625 15.625], 'FaceColor',[0 0 0]);
rectangle('Position',[468.75 -421.875 15.625 15.625], 'FaceColor',[1 1 1]);
rectangle('Position',[484.375 -421.875 15.625 15.625], 'FaceColor',[0 0 0]);
rectangle('Position',[468.75 -437.5 15.625 15.625], 'FaceColor',[1 1 1]);
rectangle('Position',[484.375 -437.5 15.625 15.625], 'FaceColor',[0 0 0]);
rectangle('Position',[375 -484.375 15.625 15.625], 'FaceColor',[1 1 1]);
rectangle('Position',[390.625 -484.375 15.625 15.625], 'FaceColor',[1 1 1]);
rectangle('Position',[375 -500 15.625 15.625], 'FaceColor',[0 0 0]);
rectangle('Position',[390.625 -500 15.625 15.625], 'FaceColor',[0 0 0]);
rectangle('Position',[406.25 -484.375 15.625 15.625], 'FaceColor',[1 1 1]);
rectangle('Position',[421.875 -484.375 15.625 15.625], 'FaceColor',[1 1 1]);
rectangle('Position',[406.25 -500 15.625 15.625], 'FaceColor',[0 0 0]);
rectangle('Position',[421.875 -500 15.625 15.625], 'FaceColor',[0 0 0]);
rectangle('Position',[468.75 -453.125 15.625 15.625], 'FaceColor',[1 1 1]);
rectangle('Position',[484.375 -453.125 15.625 15.625], 'FaceColor',[0 0 0]);
rectangle('Position',[468.75 -468.75 15.625 15.625], 'FaceColor',[1 1 1]);
rectangle('Position',[484.375 -468.75 15.625 15.625], 'FaceColor',[0 0 0]);
rectangle('Position',[437.5 -484.375 15.625 15.625], 'FaceColor',[1 1 1]);
rectangle('Position',[453.125 -484.375 15.625 15.625], 'FaceColor',[1 1 1]);
rectangle('Position',[437.5 -500 15.625 15.625], 'FaceColor',[0 0 0]);
rectangle('Position',[453.125 -500 15.625 15.625], 'FaceColor',[0 0 0]);
rectangle('Position',[468.75 -484.375 15.625 15.625], 'FaceColor',[1 1 1]);
rectangle('Position',[484.375 -484.375 15.625 15.625], 'FaceColor',[0 0 0]);
rectangle('Position',[468.75 -500 15.625 15.625], 'FaceColor',[0 0 0]);
rectangle('Position',[484.375 -500 15.625 15.625], 'FaceColor',[0 0 0]);
rectangle('Position',[93.75 -23.4375 7.8125 7.8125], 'FaceColor',[1 1 1]);
rectangle('Position',[101.562 -23.4375 7.8125 7.8125], 'FaceColor',[0 0 0]);
rectangle('Position',[93.75 -31.25 7.8125 7.8125], 'FaceColor',[1 1 1]);
rectangle('Position',[101.562 -31.25 7.8125 7.8125], 'FaceColor',[0 0 0]);
rectangle('Position',[93.75 -39.0625 7.8125 7.8125], 'FaceColor',[1 1 1]);
rectangle('Position',[101.562 -39.0625 7.8125 7.8125], 'FaceColor',[0 0 0]);
rectangle('Position',[93.75 -46.875 7.8125 7.8125], 'FaceColor',[1 1 1]);
rectangle('Position',[101.562 -46.875 7.8125 7.8125], 'FaceColor',[0 0 0]);
rectangle('Position',[93.75 -54.6875 7.8125 7.8125], 'FaceColor',[1 1 1]);
rectangle('Position',[101.562 -54.6875 7.8125 7.8125], 'FaceColor',[0 0 0]);
rectangle('Position',[93.75 -62.5 7.8125 7.8125], 'FaceColor',[1 1 1]);
rectangle('Position',[101.562 -62.5 7.8125 7.8125], 'FaceColor',[0 0 0]);
rectangle('Position',[93.75 -70.3125 7.8125 7.8125], 'FaceColor',[1 1 1]);
rectangle('Position',[101.562 -70.3125 7.8125 7.8125], 'FaceColor',[0 0 0]);
rectangle('Position',[93.75 -78.125 7.8125 7.8125], 'FaceColor',[1 1 1]);
rectangle('Position',[101.562 -78.125 7.8125 7.8125], 'FaceColor',[0 0 0]);
rectangle('Position',[93.75 -85.9375 7.8125 7.8125], 'FaceColor',[1 1 1]);
rectangle('Position',[101.562 -85.9375 7.8125 7.8125], 'FaceColor',[0 0 0]);
rectangle('Position',[93.75 -93.75 7.8125 7.8125], 'FaceColor',[1 1 1]);
rectangle('Position',[101.562 -93.75 7.8125 7.8125], 'FaceColor',[0 0 0]);
rectangle('Position',[93.75 -101.562 7.8125 7.8125], 'FaceColor',[1 1 1]);
rectangle('Position',[101.562 -101.562 7.8125 7.8125], 'FaceColor',[0 0 0]);
rectangle('Position',[93.75 -109.375 7.8125 7.8125], 'FaceColor',[1 1 1]);
rectangle('Position',[101.562 -109.375 7.8125 7.8125], 'FaceColor',[0 0 0]);
rectangle('Position',[93.75 -117.188 7.8125 7.8125], 'FaceColor',[1 1 1]);
rectangle('Position',[101.562 -117.188 7.8125 7.8125], 'FaceColor',[0 0 0]);
rectangle('Position',[93.75 -125 7.8125 7.8125], 'FaceColor',[1 1 1]);
rectangle('Position',[101.562 -125 7.8125 7.8125], 'FaceColor',[0 0 0]);
rectangle('Position',[218.75 -23.4375 7.8125 7.8125], 'FaceColor',[0 0 0]);
rectangle('Position',[226.562 -23.4375 7.8125 7.8125], 'FaceColor',[1 1 1]);
rectangle('Position',[218.75 -31.25 7.8125 7.8125], 'FaceColor',[0 0 0]);
rectangle('Position',[226.562 -31.25 7.8125 7.8125], 'FaceColor',[1 1 1]);
rectangle('Position',[218.75 -39.0625 7.8125 7.8125], 'FaceColor',[0 0 0]);
rectangle('Position',[226.562 -39.0625 7.8125 7.8125], 'FaceColor',[1 1 1]);
rectangle('Position',[218.75 -46.875 7.8125 7.8125], 'FaceColor',[0 0 0]);
rectangle('Position',[226.562 -46.875 7.8125 7.8125], 'FaceColor',[1 1 1]);
rectangle('Position',[218.75 -54.6875 7.8125 7.8125], 'FaceColor',[0 0 0]);
rectangle('Position',[226.562 -54.6875 7.8125 7.8125], 'FaceColor',[1 1 1]);
rectangle('Position',[218.75 -62.5 7.8125 7.8125], 'FaceColor',[0 0 0]);
rectangle('Position',[226.562 -62.5 7.8125 7.8125], 'FaceColor',[1 1 1]);
rectangle('Position',[218.75 -70.3125 7.8125 7.8125], 'FaceColor',[0 0 0]);
rectangle('Position',[226.562 -70.3125 7.8125 7.8125], 'FaceColor',[1 1 1]);
rectangle('Position',[218.75 -78.125 7.8125 7.8125], 'FaceColor',[0 0 0]);
rectangle('Position',[226.562 -78.125 7.8125 7.8125], 'FaceColor',[1 1 1]);
rectangle('Position',[218.75 -85.9375 7.8125 7.8125], 'FaceColor',[0 0 0]);
rectangle('Position',[226.562 -85.9375 7.8125 7.8125], 'FaceColor',[1 1 1]);
rectangle('Position',[218.75 -93.75 7.8125 7.8125], 'FaceColor',[0 0 0]);
rectangle('Position',[226.562 -93.75 7.8125 7.8125], 'FaceColor',[1 1 1]);
rectangle('Position',[218.75 -101.562 7.8125 7.8125], 'FaceColor',[0 0 0]);
rectangle('Position',[226.562 -101.562 7.8125 7.8125], 'FaceColor',[1 1 1]);
rectangle('Position',[218.75 -109.375 7.8125 7.8125], 'FaceColor',[0 0 0]);
rectangle('Position',[226.562 -109.375 7.8125 7.8125], 'FaceColor',[1 1 1]);
rectangle('Position',[218.75 -117.188 7.8125 7.8125], 'FaceColor',[0 0 0]);
rectangle('Position',[226.562 -117.188 7.8125 7.8125], 'FaceColor',[1 1 1]);
rectangle('Position',[218.75 -125 7.8125 7.8125], 'FaceColor',[0 0 0]);
rectangle('Position',[226.562 -125 7.8125 7.8125], 'FaceColor',[1 1 1]);
rectangle('Position',[109.375 -226.562 7.8125 7.8125], 'FaceColor',[1 1 1]);
rectangle('Position',[117.188 -226.562 7.8125 7.8125], 'FaceColor',[1 1 1]);
rectangle('Position',[109.375 -234.375 7.8125 7.8125], 'FaceColor',[0 0 0]);
rectangle('Position',[117.188 -234.375 7.8125 7.8125], 'FaceColor',[0 0 0]);
rectangle('Position',[125 -226.562 7.8125 7.8125], 'FaceColor',[1 1 1]);
rectangle('Position',[132.812 -226.562 7.8125 7.8125], 'FaceColor',[1 1 1]);
rectangle('Position',[125 -234.375 7.8125 7.8125], 'FaceColor',[0 0 0]);
rectangle('Position',[132.812 -234.375 7.8125 7.8125], 'FaceColor',[0 0 0]);
rectangle('Position',[265.625 -351.562 7.8125 7.8125], 'FaceColor',[1 1 1]);
rectangle('Position',[273.438 -351.562 7.8125 7.8125], 'FaceColor',[0 0 0]);
rectangle('Position',[265.625 -359.375 7.8125 7.8125], 'FaceColor',[1 1 1]);
rectangle('Position',[273.438 -359.375 7.8125 7.8125], 'FaceColor',[0 0 0]);
rectangle('Position',[265.625 -367.188 7.8125 7.8125], 'FaceColor',[1 1 1]);
rectangle('Position',[273.438 -367.188 7.8125 7.8125], 'FaceColor',[0 0 0]);
rectangle('Position',[265.625 -375 7.8125 7.8125], 'FaceColor',[1 1 1]);
rectangle('Position',[273.438 -375 7.8125 7.8125], 'FaceColor',[0 0 0]);
rectangle('Position',[375 -351.562 7.8125 7.8125], 'FaceColor',[1 1 1]);
rectangle('Position',[382.812 -351.562 7.8125 7.8125], 'FaceColor',[1 1 1]);
rectangle('Position',[375 -359.375 7.8125 7.8125], 'FaceColor',[0 0 0]);
rectangle('Position',[382.812 -359.375 7.8125 7.8125], 'FaceColor',[0 0 0]);
rectangle('Position',[390.625 -351.562 7.8125 7.8125], 'FaceColor',[1 1 1]);
rectangle('Position',[398.438 -351.562 7.8125 7.8125], 'FaceColor',[1 1 1]);
rectangle('Position',[390.625 -359.375 7.8125 7.8125], 'FaceColor',[0 0 0]);
rectangle('Position',[398.438 -359.375 7.8125 7.8125], 'FaceColor',[0 0 0]);
rectangle('Position',[406.25 -351.562 7.8125 7.8125], 'FaceColor',[1 1 1]);
rectangle('Position',[414.062 -351.562 7.8125 7.8125], 'FaceColor',[1 1 1]);
rectangle('Position',[406.25 -359.375 7.8125 7.8125], 'FaceColor',[0 0 0]);
rectangle('Position',[414.062 -359.375 7.8125 7.8125], 'FaceColor',[0 0 0]);
rectangle('Position',[421.875 -351.562 7.8125 7.8125], 'FaceColor',[1 1 1]);
rectangle('Position',[429.688 -351.562 7.8125 7.8125], 'FaceColor',[1 1 1]);
rectangle('Position',[421.875 -359.375 7.8125 7.8125], 'FaceColor',[0 0 0]);
rectangle('Position',[429.688 -359.375 7.8125 7.8125], 'FaceColor',[0 0 0]);
rectangle('Position',[437.5 -351.562 7.8125 7.8125], 'FaceColor',[1 1 1]);
rectangle('Position',[445.312 -351.562 7.8125 7.8125], 'FaceColor',[1 1 1]);
rectangle('Position',[437.5 -359.375 7.8125 7.8125], 'FaceColor',[0 0 0]);
rectangle('Position',[445.312 -359.375 7.8125 7.8125], 'FaceColor',[0 0 0]);
rectangle('Position',[453.125 -351.562 7.8125 7.8125], 'FaceColor',[1 1 1]);
rectangle('Position',[460.938 -351.562 7.8125 7.8125], 'FaceColor',[1 1 1]);
rectangle('Position',[453.125 -359.375 7.8125 7.8125], 'FaceColor',[0 0 0]);
rectangle('Position',[460.938 -359.375 7.8125 7.8125], 'FaceColor',[0 0 0]);
rectangle('Position',[468.75 -351.562 7.8125 7.8125], 'FaceColor',[1 1 1]);
rectangle('Position',[476.562 -351.562 7.8125 7.8125], 'FaceColor',[1 1 1]);
rectangle('Position',[468.75 -359.375 7.8125 7.8125], 'FaceColor',[0 0 0]);
rectangle('Position',[476.562 -359.375 7.8125 7.8125], 'FaceColor',[0 0 0]);
rectangle('Position',[265.625 -382.812 7.8125 7.8125], 'FaceColor',[1 1 1]);
rectangle('Position',[273.438 -382.812 7.8125 7.8125], 'FaceColor',[0 0 0]);
rectangle('Position',[265.625 -390.625 7.8125 7.8125], 'FaceColor',[1 1 1]);
rectangle('Position',[273.438 -390.625 7.8125 7.8125], 'FaceColor',[0 0 0]);
rectangle('Position',[265.625 -398.438 7.8125 7.8125], 'FaceColor',[1 1 1]);
rectangle('Position',[273.438 -398.438 7.8125 7.8125], 'FaceColor',[0 0 0]);
rectangle('Position',[265.625 -406.25 7.8125 7.8125], 'FaceColor',[1 1 1]);
rectangle('Position',[273.438 -406.25 7.8125 7.8125], 'FaceColor',[0 0 0]);
rectangle('Position',[265.625 -414.062 7.8125 7.8125], 'FaceColor',[1 1 1]);
rectangle('Position',[273.438 -414.062 7.8125 7.8125], 'FaceColor',[0 0 0]);
rectangle('Position',[265.625 -421.875 7.8125 7.8125], 'FaceColor',[1 1 1]);
rectangle('Position',[273.438 -421.875 7.8125 7.8125], 'FaceColor',[0 0 0]);
rectangle('Position',[265.625 -429.688 7.8125 7.8125], 'FaceColor',[1 1 1]);
rectangle('Position',[273.438 -429.688 7.8125 7.8125], 'FaceColor',[0 0 0]);
rectangle('Position',[265.625 -437.5 7.8125 7.8125], 'FaceColor',[1 1 1]);
rectangle('Position',[273.438 -437.5 7.8125 7.8125], 'FaceColor',[0 0 0]);
rectangle('Position',[265.625 -445.312 7.8125 7.8125], 'FaceColor',[1 1 1]);
rectangle('Position',[273.438 -445.312 7.8125 7.8125], 'FaceColor',[0 0 0]);
rectangle('Position',[265.625 -453.125 7.8125 7.8125], 'FaceColor',[1 1 1]);
rectangle('Position',[273.438 -453.125 7.8125 7.8125], 'FaceColor',[0 0 0]);
rectangle('Position',[265.625 -460.938 7.8125 7.8125], 'FaceColor',[1 1 1]);
rectangle('Position',[273.438 -460.938 7.8125 7.8125], 'FaceColor',[0 0 0]);
rectangle('Position',[265.625 -468.75 7.8125 7.8125], 'FaceColor',[1 1 1]);
rectangle('Position',[273.438 -468.75 7.8125 7.8125], 'FaceColor',[0 0 0]);
rectangle('Position',[265.625 -476.562 7.8125 7.8125], 'FaceColor',[1 1 1]);
rectangle('Position',[273.438 -476.562 7.8125 7.8125], 'FaceColor',[0 0 0]);
rectangle('Position',[265.625 -484.375 7.8125 7.8125], 'FaceColor',[1 1 1]);
rectangle('Position',[273.438 -484.375 7.8125 7.8125], 'FaceColor',[0 0 0]);
X=[466.667,453.125,453.125,453.125,406.25,406.25,359.375,335.938,320.312,304.688,289.062,273.438,257.812,242.188,226.562,203.125,171.875,140.625,121.094,113.281,101.562,78.125,46.875,78.125,46.875,78.125,46.875,46.875,46.875,33.3333];
Y=[-33.3333,-46.875,-78.125,-109.375,-156.25,-218.75,-234.375,-257.812,-273.438,-273.438,-273.438,-273.438,-273.438,-273.438,-273.438,-265.625,-234.375,-203.125,-222.656,-222.656,-226.562,-234.375,-265.625,-296.875,-328.125,-359.375,-390.625,-421.875,-453.125,-466.667];
hold on;
plot(X,Y,'r');
plot(X,Y,'bo');
legend('2046.1','Location','southoutside');
